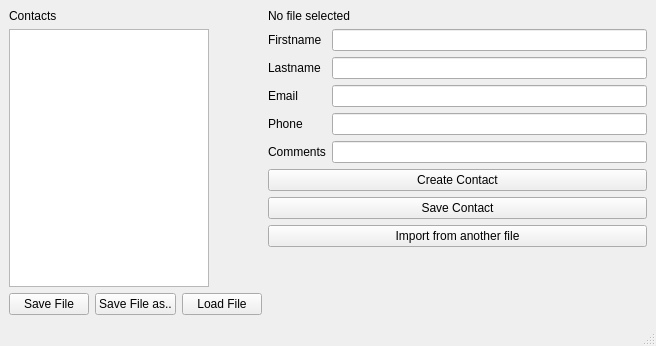
<?xml version="1.0" encoding="UTF-8"?>
<ui version="4.0">
 <class>MainWindow</class>
 <widget class="QMainWindow" name="MainWindow">
  <property name="geometry">
   <rect>
    <x>0</x>
    <y>0</y>
    <width>656</width>
    <height>346</height>
   </rect>
  </property>
  <property name="windowTitle">
   <string>MainWindow</string>
  </property>
  <widget class="QWidget" name="centralwidget">
   <layout class="QHBoxLayout" name="horizontalLayout_6">
    <item>
     <layout class="QHBoxLayout" name="horizontalLayout_4">
      <item>
       <layout class="QVBoxLayout" name="verticalLayout">
        <property name="sizeConstraint">
         <enum>QLayout::SetMinimumSize</enum>
        </property>
        <item>
         <widget class="QLabel" name="label">
          <property name="maximumSize">
           <size>
            <width>100</width>
            <height>16777215</height>
           </size>
          </property>
          <property name="text">
           <string>Contacts</string>
          </property>
         </widget>
        </item>
        <item>
         <widget class="QListWidget" name="listContacts">
          <property name="maximumSize">
           <size>
            <width>200</width>
            <height>16777215</height>
           </size>
          </property>
         </widget>
        </item>
        <item>
         <layout class="QHBoxLayout" name="horizontalLayout_2">
          <property name="sizeConstraint">
           <enum>QLayout::SetMinAndMaxSize</enum>
          </property>
          <item>
           <widget class="QPushButton" name="saveContactsButton">
            <property name="maximumSize">
             <size>
              <width>100</width>
              <height>16777215</height>
             </size>
            </property>
            <property name="text">
             <string>Save File</string>
            </property>
           </widget>
          </item>
          <item>
           <widget class="QPushButton" name="saveInNewFileButton">
            <property name="text">
             <string>Save File as..</string>
            </property>
           </widget>
          </item>
          <item>
           <widget class="QPushButton" name="loadFile">
            <property name="text">
             <string>Load File</string>
            </property>
           </widget>
          </item>
         </layout>
        </item>
       </layout>
      </item>
      <item>
       <layout class="QVBoxLayout" name="verticalLayout_2">
        <item>
         <widget class="QLabel" name="editFile_label">
          <property name="text">
           <string>No file selected</string>
          </property>
          <property name="scaledContents">
           <bool>false</bool>
          </property>
         </widget>
        </item>
        <item>
         <layout class="QFormLayout" name="formLayout">
          <item row="0" column="0">
           <widget class="QLabel" name="firstname_label">
            <property name="text">
             <string>Firstname</string>
            </property>
           </widget>
          </item>
          <item row="0" column="1">
           <widget class="QLineEdit" name="firstname_textEdit"/>
          </item>
          <item row="1" column="0">
           <widget class="QLabel" name="lastname_label">
            <property name="text">
             <string>Lastname</string>
            </property>
           </widget>
          </item>
          <item row="1" column="1">
           <widget class="QLineEdit" name="lastname_textEdit"/>
          </item>
          <item row="2" column="0">
           <widget class="QLabel" name="email_label">
            <property name="text">
             <string>Email</string>
            </property>
           </widget>
          </item>
          <item row="2" column="1">
           <widget class="QLineEdit" name="email_textEdit"/>
          </item>
          <item row="3" column="0">
           <widget class="QLabel" name="phone_label">
            <property name="text">
             <string>Phone</string>
            </property>
           </widget>
          </item>
          <item row="3" column="1">
           <widget class="QLineEdit" name="phone_editText"/>
          </item>
          <item row="4" column="0">
           <widget class="QLabel" name="comments_label">
            <property name="text">
             <string>Comments</string>
            </property>
           </widget>
          </item>
          <item row="4" column="1">
           <widget class="QLineEdit" name="comments_editText"/>
          </item>
         </layout>
        </item>
        <item>
         <widget class="QPushButton" name="addContact">
          <property name="text">
           <string>Create Contact</string>
          </property>
         </widget>
        </item>
        <item>
         <widget class="QPushButton" name="submit">
          <property name="text">
           <string>Save Contact</string>
          </property>
         </widget>
        </item>
        <item>
         <widget class="QPushButton" name="importButton">
          <property name="text">
           <string>Import from another file</string>
          </property>
         </widget>
        </item>
        <item>
         <spacer name="verticalSpacer">
          <property name="orientation">
           <enum>Qt::Vertical</enum>
          </property>
          <property name="sizeHint" stdset="0">
           <size>
            <width>20</width>
            <height>40</height>
           </size>
          </property>
         </spacer>
        </item>
       </layout>
      </item>
     </layout>
    </item>
   </layout>
  </widget>
  <widget class="QMenuBar" name="menubar">
   <property name="geometry">
    <rect>
     <x>0</x>
     <y>0</y>
     <width>656</width>
     <height>20</height>
    </rect>
   </property>
  </widget>
  <widget class="QStatusBar" name="statusbar"/>
 </widget>
 <resources/>
 <connections/>
</ui>
